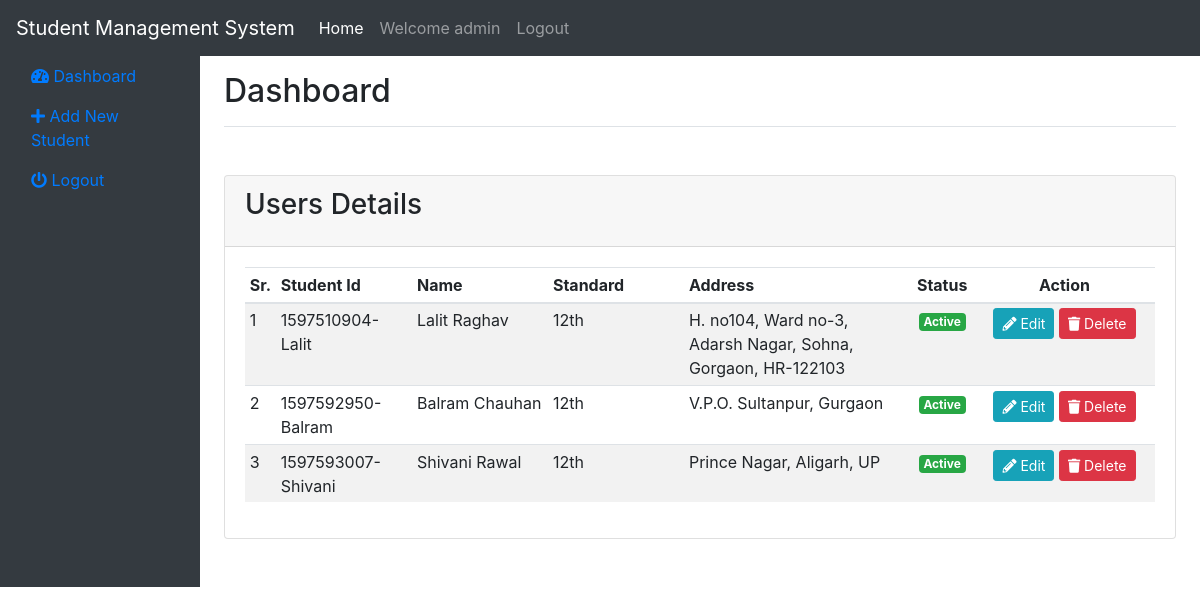
The page / (signed in) on the database its author committed.
### tables this page shows
CREATE TABLE `students` (
  `id` int(11) NOT NULL,
  `student_id` varchar(128) NOT NULL,
  `student_name` varchar(255) NOT NULL,
  `father_name` varchar(255) NOT NULL,
  `standard` varchar(255) NOT NULL,
  `address` varchar(512) NOT NULL,
  `gender` varchar(100) NOT NULL,
  `student_created_at` datetime NOT NULL DEFAULT current_timestamp()
);

### index.php (the view)
<?php
include('header.php');
$query = $conn->prepare("SELECT * FROM students ");
$query->execute();
$results = $query->fetchAll(PDO::FETCH_ASSOC);
?>
<main role="main" class="col-md-9 ml-sm-auto col-lg-10 px-4">
<?php if(isset($_SESSION['student_management_system'])){ ?>
  <div class="d-flex justify-content-between flex-wrap flex-md-nowrap align-items-center pt-3 pb-2 mb-3 border-bottom">
    <h1 class="h2">Dashboard</h1>
  </div>
  <div class="row mt-5 mb-5">
        <div class="col-md-12">
          <div class="card">
            <div class="card-header">
              <h3 class="card-title">Users Details</h3>
            </div>
            <div class="card-body table-responsive no-padding">
              <table class="table table-striped table-sm">
                <thead>
                        <tr>
                            <th style="width: 3%">
                              Sr.
                            </th>
                            <th style="width: 15%">
                                Student Id
                            </th>
                            <th style="width: 15%">
                                Name
                            </th>
                            <th style="width: 15%">
                                Standard
                            </th>
                            <th style="width: 25%">
                                Address
                            </th>
                            <th style="width: 7%" class="text-center">
                                Status
                            </th>
                            <th style="width: 20%" class="text-center">
                              Action
                            </th>
                        </tr>
                    </thead>
                <tbody>
                <?php
                $i = 1;
                foreach ($results as $key => $student) { ?>
                  <tr>
                    <td><?php echo $i; ?></td>
                    <td><?php echo $student['student_id']; ?></td>
                    <td><?php echo $student['student_name']; ?></td>
                    <td><?php echo $student['standard']; ?></td>
                    <td><?php echo $student['address']; ?></td>
                    <td class="text-center">
                        <span class="badge badge-success">Active</span>
                    </td>
                    <td class="text-center">
                        <a class="btn btn-info btn-sm" href="/projects_point_projects/student_management_system/edit_student.php?id=<?php echo $student['student_id']; ?>"><i class="fas fa-pencil-alt"></i> Edit</a>
                        <a class="btn btn-danger btn-sm" href="/projects_point_projects/student_management_system/delete_student.php?id=<?php echo $student['student_id']; ?>"><i class="fas fa-trash"></i> Delete</a>
                    </td>
                  </tr>
                <?php $i++; }?>
                </tbody>
              </table>
            </div>
          </div>
        </div>
      </div>
<?php }else{ ?>
<p>please login to continue</p>
<?php }?>
</main>
<?php
include('footer.php');
?>

### header.php (shortened to what this page needs)
<!DOCTYPE html>
<html lang="en">
<head>
    <link rel="stylesheet" href="fontawesome-free/css/all.min.css">
    <link rel="stylesheet" href="https://stackpath.bootstrapcdn.com/bootstrap/4.5.0/css/bootstrap.min.css">
</head>
<body>
<nav class="navbar navbar-expand-lg navbar-dark bg-dark">
  <a class="navbar-brand" href="/projects_point_projects/student_management_system/">Student Management System</a>
  <div class="collapse navbar-collapse" id="navbarSupportedContent">
      <ul class="navbar-nav mr-auto">
      <li class="nav-item active">
          <a class="nav-link" href="/projects_point_projects/student_management_system/">Home <span class="sr-only">(current)</span></a>
      </li>
      <?php if (!isset($_SESSION['student_management_system']['user_email'])) { ?>
          <li class="nav-item">
              <a class="nav-link" href="login.php">login</a>
          </li>
          <li class="nav-item">
              <a class="nav-link" href="register.php">register</a>
          </li>
      <?php } else { ?>
          <li class="nav-item">
              <a class="nav-link">Welcome <?php echo $_SESSION['student_management_system']['name'];?></a>
          </li>
          <li class="nav-item">
              <a class="nav-link" href="logout.php">Logout</a>
          </li>
					<?php } ?>
        </ul>
    </div>
</nav>
<div class="container-fluid">
    <div class="row">
        <nav class="col-md-2 d-none d-md-block bg-dark sidebar">
          <div class="sidebar-sticky">
            <ul class="nav flex-column">
              <li class="nav-item">
                <a class="nav-link" href="http://localhost/projects_point_projects/student_management_system/index.php">
                  <i class="fas fa-tachometer-alt"></i>
                  Dashboard <span class="sr-only">(current)</span>
                </a>
              </li>
              <li class="nav-item">
                <a class="nav-link" href="http://localhost/projects_point_projects/student_management_system/add_student.php">
                  <i class="fas fa-plus"></i>
                  Add New Student
                </a>
              </li>
              <li class="nav-item">
                <a class="nav-link" href="http://localhost/projects_point_projects/student_management_system/logout.php">
                  <i class="fas fa-power-off"></i>
                  Logout
                </a>
              </li>
            </ul>
          </div>
        </nav>

### footer.php
</div>
</body>
</html>

### rows shown on the page
students: student "1597510904-Lalit", student_name "Lalit Raghav", standard "12th", address "H. no104, Ward no-3, Adarsh Nagar, Sohna, Gorgaon, HR-122103"
students: student "1597592950-Balram", student_name "Balram Chauhan", standard "12th", address "V.P.O. Sultanpur, Gurgaon"
students: student "1597593007-Shivani", student_name "Shivani Rawal", standard "12th", address "Prince Nagar, Aligarh, UP"

### other values the page prints
$_SESSION['student_management_system']['name'] "admin"
